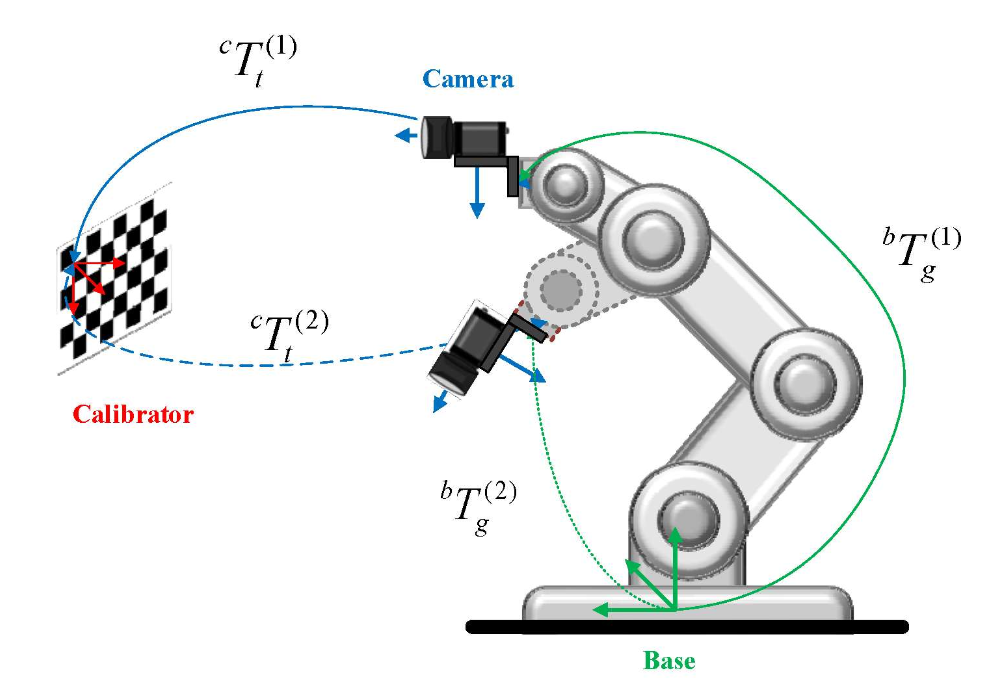
#> input picture images/calibrator.png, 992 x 690 px, given in place of the camera
$ jupyter execute --allow-errors 'cpv2-camera frames.ipynb'   (shell and % lines are left out)   (older library calls are emulated)   (text cells are left out)
#> lines starting #> are read from the running program, lines starting #| are printed output that depends on the picture; after the words box and inside, x2 and y2 are one past the last pixel; in counts of white or black regions, pixels touching at a corner belong together; long printed decimals are rounded
[cell 1]
import cv2

cap = cv2.VideoCapture(0)
ret, frame = cap.read()
#> frame is the input picture: shape (690, 992, 3); mean B, G, R 237.4, 237.6, 236.4

while True:
    ret, frame = cap.read()
    if not ret:
        break

    cv2.imshow('Frame', frame)
    # Press 'q' to exit
    if cv2.waitKey(1) & 0xFF == ord('q'):
#> (key q is pressed here)
        break

cap.release()
cv2.destroyAllWindows()

[cell 2]
import numpy as np

fx, fy = 800, 800  # pixels
cx, cy = 320, 240  # image center

K = np.array([[fx, 0, cx],
              [0, fy, cy],
              [0, 0, 1]], dtype=float)

print("Matrix K:\n", K)

[cell 3]
import numpy as np

X_3d = np.array([1.0, 2.0, 5.0])
# Perspective divide first
x_norm = X_3d[0] / X_3d[2]
y_norm = X_3d[1] / X_3d[2]

p_h = np.array([x_norm, y_norm, 1])
p_2d = K @ p_h

u = int(p_2d[0])
v = int(p_2d[1])

print("p_2d = K @ p_h:\n", p_2d)
print("u = p_2d[0]:", u)
print("v = p_2d[1]:", v)

[cell 4]
import numpy as np

x, y, z = 1.0, 2.0, 6.5
X_3d_new = np.array([x, y, z])
# Perspective divide first
x_norm = X_3d_new[0] / X_3d_new[2]
y_norm = X_3d_new[1] / X_3d_new[2]

p_h = np.array([x_norm, y_norm, 1])
p_2d = K @ p_h

u = int(p_2d[0])
v = int(p_2d[1])

print("p_2d = K @ p_h:\n", p_2d)
print("u = p_2d[0]:", u)
print("v = p_2d[1]:", v)

[cell 5]
import pickle
import numpy as np

K, dist, image_size, reprojection_error = (np.array([[800, 0, 320],
                                                   [0, 800, 240],
                                                   [0, 0, 1]], dtype=float),
                                           np.array([0.1, -0.05, 0.001, 0.0005, 0.0]),
                                           (640, 480),
                                           0.5)
# Save calibration data
calib_data = {'K': K,
              'dist': dist,
              'image_size': image_size,
              'reprojection_error': reprojection_error}

with open('calib.pkl', 'wb') as f:
    pickle.dump(calib_data, f)

# Load saved calibration
with open('calib.pkl', 'rb') as f:
    calib_data = pickle.load(f)

K = calib_data['K']
dist = calib_data['dist']

print("K matrix loaded:\n", K)

# Save rvecs/tvecs
rvecs = [np.array([[0.1],
                   [0.2],
                   [0.3]])]

tvecs = [np.array([[1.0],
                   [2.0],
                   [3.0]])]

pose_data = {'rvecs': rvecs, 'tvecs': tvecs}

with open('pose.pkl', 'wb') as f:
    pickle.dump(pose_data, f)

[cell 6]
import cv2
import pickle

# Load calibration
with open('calib.pkl', 'rb') as f:
    calib_data = pickle.load(f)

K = calib_data['K']
dist = calib_data['dist']

# Open camera
cap = cv2.VideoCapture(0)

if not cap.isOpened():
    print("Cannot open camera")
    exit()

# Read one frame to get size
ret, frame = cap.read()
if not ret:
    print("Cannot read frame")
    exit()

h, w = frame.shape[:2]
#> h = 690; w = 992

# Precompute remap (FAST)
mapx, mapy = cv2.initUndistortRectifyMap(K, dist, None, K, (w, h), cv2.CV_32FC1)

# Loop
while True:
    ret, frame = cap.read()
    if not ret:
        break

    # Undistort
    undist1 = cv2.undistort(frame, K, dist)
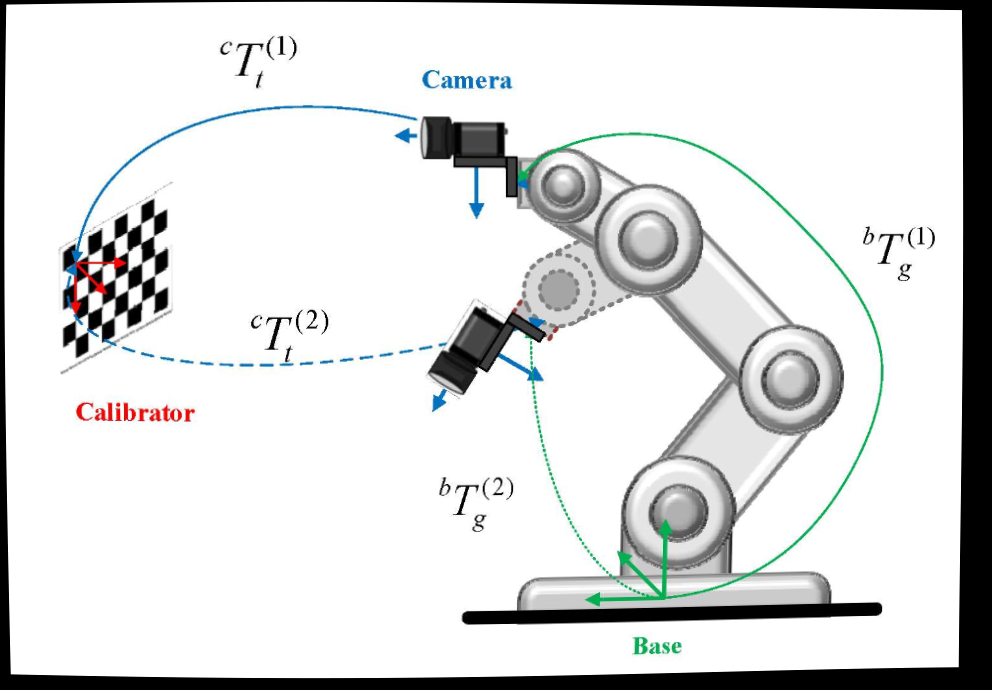
#> undist1: shape (690, 992, 3); mean B, G, R 222.1, 222.3, 221.2
    undist2 = cv2.remap(frame, mapx, mapy, cv2.INTER_LINEAR)

    # Show
    cv2.imshow('Original', frame)
    cv2.imshow('Undistorted', undist1)
    cv2.imshow('Undistorted (remap)', undist2)

    # Press 'q' to quit
    if cv2.waitKey(1) & 0xFF == ord('q'):
#> (key q is pressed here)
        break

# Cleanup
cap.release()
cv2.destroyAllWindows()

[cell 7]
img = frame.copy()

u1, v1 = 400, 300
u2, v2 = 450, 350

projected_points = [(u1, v1), (u2, v2)]
print("Projected points (u, v):", projected_points)

for (u, v) in projected_points:
    cv2.circle(img, (u, v), 5, (0, 255, 0), -1)
#> img: shape (690, 992, 3); 0.02% of pixels changed, all inside (x1, y1, x2, y2) = (395, 295, 456, 356)

cv2.imshow('Projected', img)

key = cv2.waitKey(0) & 0xFF
#> (key q is pressed here)
if key == ord('q'):
    cv2.destroyAllWindows()

[cell 8]
import cv2

img = cv2.imread("pink_flower.jpg")
#> (the rest of this cell did not finish here and is left out)

#> (a cell that did not finish here is left out)

[cell 10]
# Use the same contours to compute bounding boxes to convert to 3d
import numpy as np

# Simulated depth map
#> (the rest of this cell did not finish here and is left out)

[cell 11]
import numpy as np

# Define the transformation matrix
r11, r12, r13 = 1, 0, 0
r21, r22, r23 = 0, 1, 0
r31, r32, r33 = 0, 0, 1
tx, ty, tz = 0.5, 0.0, 0.2

T_base_camera = np.array([[r11, r12, r13, tx],
                          [r21, r22, r23, ty],
                          [r31, r32, r33, tz],
                          [0,   0,   0,   1 ]])

#> (the rest of this cell did not finish here and is left out)

[cell 12]
import cv2

u1, v1 = 400, 300
u2, v2 = 450, 350
K = np.array([[800, 0, 320],
              [0, 800, 240],
              [0, 0, 1]], dtype=float)
dist = np.array([0.1, -0.05, 0.001, 0.0005, 0.0])

# Use the same contours to compute 3D pose (PnP)
objpoints = np.array([[0, 0, 0],
                      [1, 0, 0],
                      [1, 1, 0],
                      [0, 1, 0]], dtype=np.float32)

imgpoints = np.array([[u1, v1],
                      [u2, v2],
                      [u2+50, v2],
                      [u1+50, v1]], dtype=np.float32)

# cv2.solvePnP(# Nx3 world points, # Nx2 image points, # camera matrix, # distortion coeffs)
ret, rvec, tvec = cv2.solvePnP(objpoints, imgpoints, K, dist)
#> ret = True; rvec = [1.6, 1.14, -0.191]; tvec = [1.02, 0.753, 10.19]
if ret:
    print("Rotation Vector (rvec):\n", rvec)
#| Rotation Vector (rvec):
#|  [[ 1.602]
#|  [ 1.137]
#|  [-0.191]]
    print("Translation Vector (tvec):\n", tvec)
#| Translation Vector (tvec):
#|  [[ 1.018]
#|  [ 0.7528]
#|  [10.186]]
else:
    print("PnP failed to find a solution.")


$ run again, on images/grasp_pipeline.png
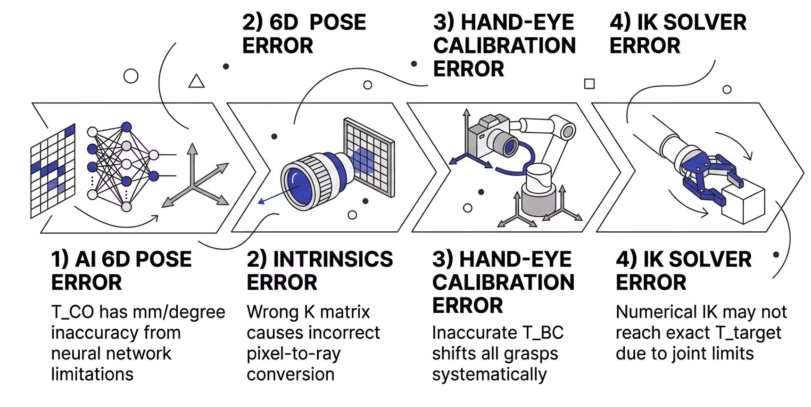
#> input picture images/grasp_pipeline.png, 1622 x 814 px, given in place of the camera (shown at 1/2 size)
#> frame is the input picture: shape (814, 1622, 3); mean B, G, R 228.9, 227.9, 227.9
#> `undist1 = cv2.undistort(frame, K, dist)`:
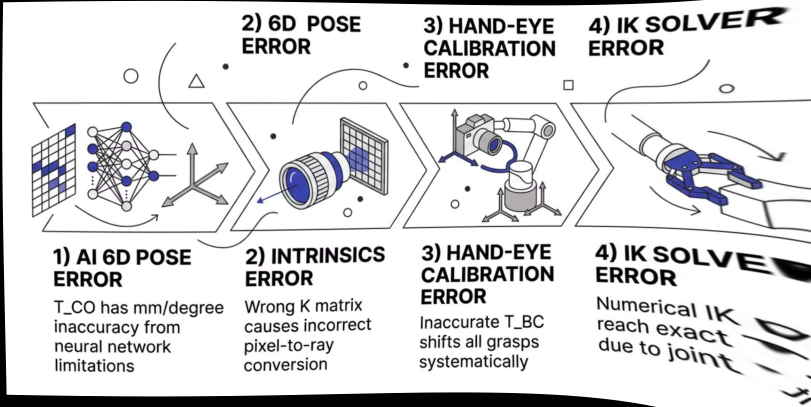
#> undist1: shape (814, 1622, 3) (shown at 1/2 size); mean B, G, R 219.9, 218.8, 218.8
#> ret = True; rvec = [1.6, 1.14, -0.191]; tvec = [1.02, 0.753, 10.19]
#| Rotation Vector (rvec):
#|  [[ 1.602]
#|  [ 1.137]
#|  [-0.191]]
#| Translation Vector (tvec):
#|  [[ 1.018]
#|  [ 0.7528]
#|  [10.186]]

$ run again, on images/scara_robot1.png
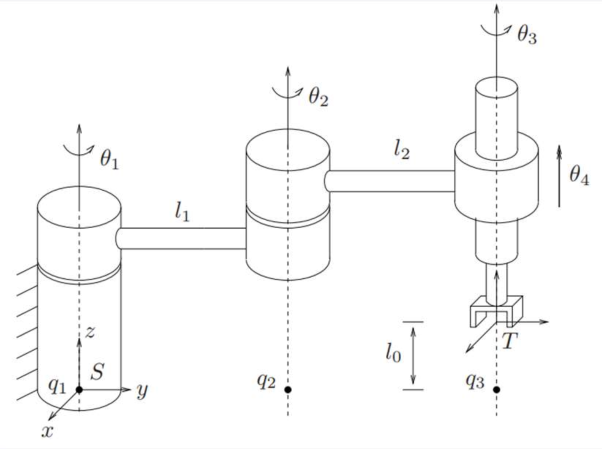
#> input picture images/scara_robot1.png, 1204 x 898 px, given in place of the camera (shown at 1/2 size)
#> frame is the input picture: shape (898, 1204, 3); mean B, G, R 250.1, 250.1, 250.1
#> `undist1 = cv2.undistort(frame, K, dist)`:
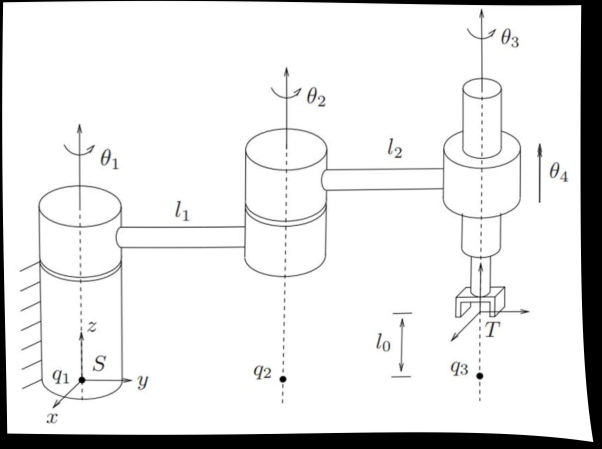
#> undist1: shape (898, 1204, 3) (shown at 1/2 size); mean B, G, R 231, 231, 231
#> ret = True; rvec = [1.6, 1.14, -0.191]; tvec = [1.02, 0.753, 10.19]
#| Rotation Vector (rvec):
#|  [[ 1.602]
#|  [ 1.137]
#|  [-0.191]]
#| Translation Vector (tvec):
#|  [[ 1.018]
#|  [ 0.7528]
#|  [10.186]]

$ run again, on images/scara_robot2.png
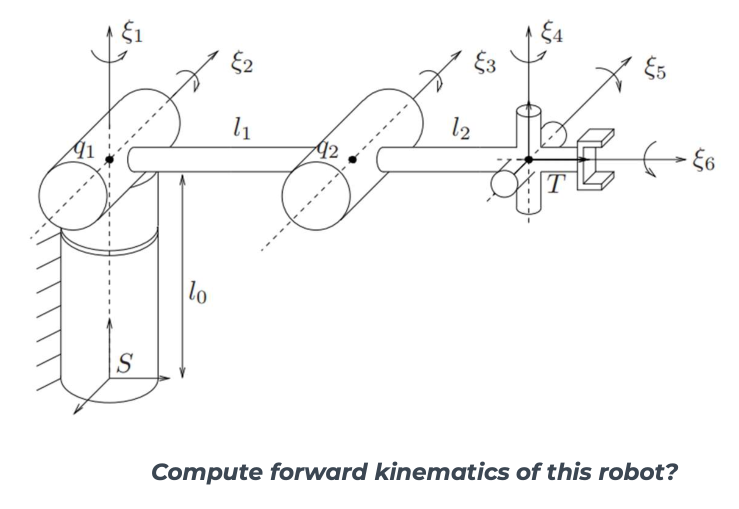
#> input picture images/scara_robot2.png, 1478 x 1018 px, given in place of the camera (shown at 1/2 size)
#> frame is the input picture: shape (1018, 1478, 3); mean B, G, R 248.7, 248.6, 248.5
#> `undist1 = cv2.undistort(frame, K, dist)`:
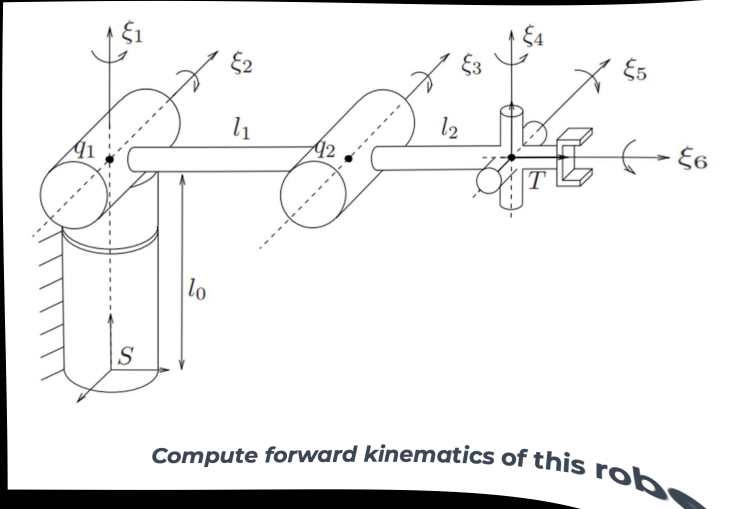
#> undist1: shape (1018, 1478, 3) (shown at 1/2 size); mean B, G, R 239.3, 239.1, 239
#> ret = True; rvec = [1.6, 1.14, -0.191]; tvec = [1.02, 0.753, 10.19]
#| Rotation Vector (rvec):
#|  [[ 1.602]
#|  [ 1.137]
#|  [-0.191]]
#| Translation Vector (tvec):
#|  [[ 1.018]
#|  [ 0.7528]
#|  [10.186]]
